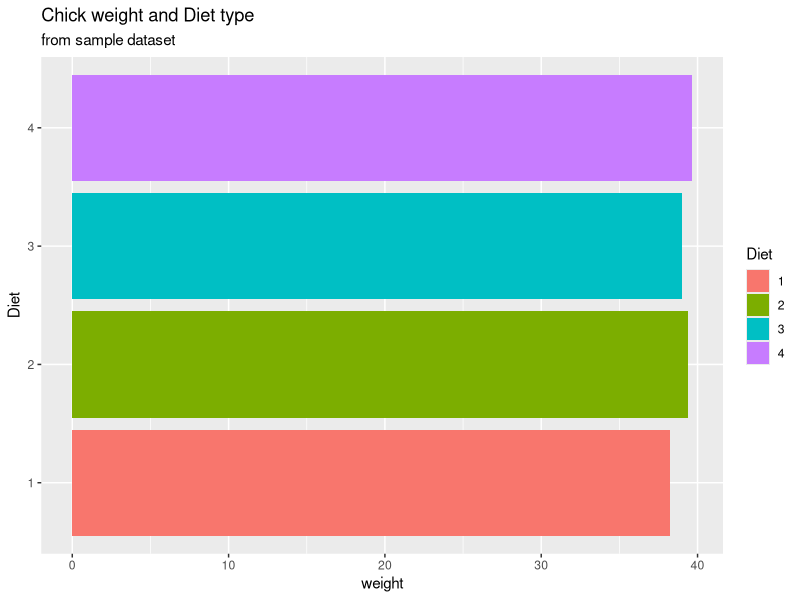

Recreate this plot in R.
## ---- chunk 1
#Note, Each gray box below is a code chunk. You need to insert a code chunk and put your R code in it. By setting echo = FALSE. this comment and any code will not show in my output document. If it were TRUE, the comment and code would appear. 
## ---- chunk 2
#The include = FALSE function hides both the code and output in my output document. See what happens when you replace include=FALSE with echo=FALSE. In your final product, make sure this code chunk isn't displayed. 

#You need to install these packages first to be able to use the functions within them (if you have not installed them before). You can install them from the Tools tab or write a new code chunk: install.packages("package_name"). 

library(ggplot2)
library(dplyr)
## ---- chunk 3
df_cw <- as.data.frame(ChickWeight)
head(df_cw, 3)

#Remember, the head command tell R to show us the top rows. Note where the first 3 rows show up when you knit. They are not in your output word document because you have include=FALSE in this code chunk heading.

## ---- chunk 4
#this next line is creating a subset called 'small' of the diamonds data
heavy_chick <- df_cw %>% 
  filter(weight <= 40)
## ---- chunk 5
#This next chunk is inline code. Inline code puts the text with the output of the code in my document.
## ---- chunk 6
#This next code chunk will make a plot in our output doc
## ---- chunk 7
heavy_chick %>% 
  # Grouped
  ggplot(aes(fill = Diet, y=Diet, x=weight)) + 
  geom_bar(stat="summary", fun="mean", position="dodge")+
  labs(title = "Chick weight and Diet type", subtitle = "from sample dataset")

  
## ---- chunk 8
#Once all of my code has been written, I click on the Knit button in the tool bar above to produce my document.
